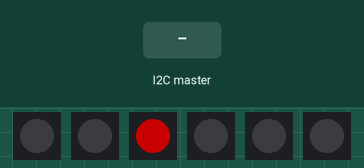
This sketch was run on a simulated Arduino Uno, built with avr-gcc and run on an emulated ATmega328P. On the bench: 6 × 1 RGB LEDs in strip order, left to right. The inputs (shaded band) are chosen by the test bench. Dim RGB values are drawn brighter than linear; what the sketch prints to the serial monitor is not drawn.

Above: at 1.2 s.
1.3 s: the I2C master sends the byte 1
At 1.9 s:
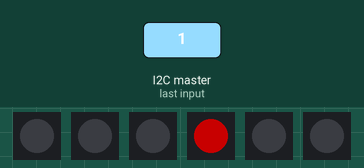
4.3 s: the I2C master sends the byte 0
At 4.9 s:
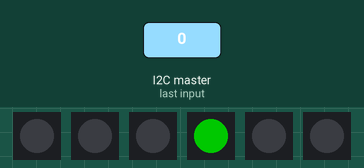
7.3 s: the I2C master sends the byte 2
At 7.9 s:
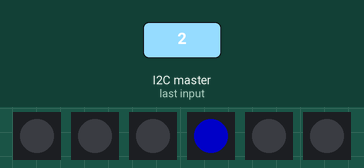
Timing chart, 0 to 16.3 s (numbered marks = the images above; inputs shaded):
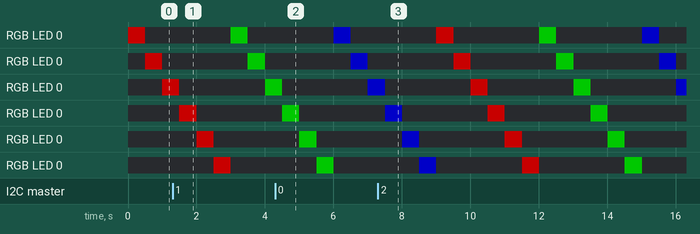

The sketch:

WiredPixelTest.ino
```cpp
#include <Adafruit_NeoPixel.h>
#include <Wire.h>


Adafruit_NeoPixel pixels[6];


void requestEvent()
{
  Serial.println("Received data");

 while (0 < Wire.available()) {
    byte x = Wire.read();
    Serial.print(x);
    if (x > 90) {
      int offset = x - 65;
      Serial.print("Turning on " + offset);
      pixels[offset].setPixelColor(0, pixels[offset].Color(255, 0, 0));
    } else {
      int offset = x - 97;
      Serial.print("Turning off " + offset);
      pixels[offset].setPixelColor(0, pixels[offset].Color(0, 0, 0));
    }
  }

}


void setup() {

  Serial.begin(9600);

  pixels[0] = Adafruit_NeoPixel(1, A0, NEO_GRB + NEO_KHZ800);
  pixels[1] = Adafruit_NeoPixel(1, A1, NEO_GRB + NEO_KHZ800);
  pixels[2] = Adafruit_NeoPixel(1, A2, NEO_GRB + NEO_KHZ800);
  pixels[3] = Adafruit_NeoPixel(1, A3, NEO_GRB + NEO_KHZ800);
  pixels[4] = Adafruit_NeoPixel(1, 10, NEO_GRB + NEO_KHZ800);
  pixels[5] = Adafruit_NeoPixel(1, 11, NEO_GRB + NEO_KHZ800);

  for (int i=0;i<6;i++) {
    pixels[i].begin();
  }

  Wire.begin(7);                // join i2c bus with address #2
  Wire.onRequest(requestEvent); // register event
  Wire.onReceive(requestEvent); // register event


}

void loop() {
  for (int i=0;i<6;i++) {
    pixels[i].setPixelColor(0, pixels[i].Color(100, 0, 0));
    pixels[i].show();
    delay(500); // Pause before next pass through loop
    pixels[i].setPixelColor(0, pixels[i].Color(0, 0, 0));
    pixels[i].show();
  }

  for (int i=0;i<6;i++) {
    pixels[i].setPixelColor(0, pixels[i].Color(0, 100, 0));
    pixels[i].show();
    delay(500); // Pause before next pass through loop
    pixels[i].setPixelColor(0, pixels[i].Color(0, 0, 0));
    pixels[i].show();
  }

  for (int i=0;i<6;i++) {
    pixels[i].setPixelColor(0, pixels[i].Color(0, 0, 100));
    pixels[i].show();
    delay(500); // Pause before next pass through loop
    pixels[i].setPixelColor(0, pixels[i].Color(0, 0, 0));
    pixels[i].show();
  }


}
```
